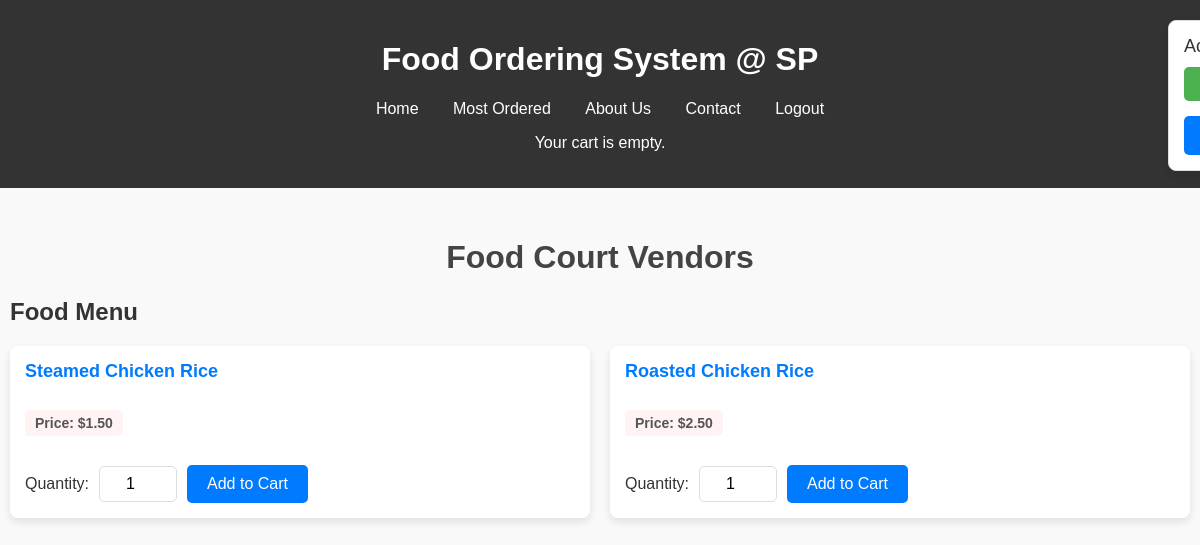
The app's page /FoodCourts/FC.php?vendor_id=1&stall_id=1 (signed in) with its own data.
### tables this page shows
CREATE TABLE `food_items` (
  `food_item_id` int(11) NOT NULL,
  `food_name` varchar(100) NOT NULL,
  `description` text DEFAULT NULL,
  `price` decimal(10,2) NOT NULL,
  `category` varchar(50) DEFAULT NULL,
  `stall_id` int(11) NOT NULL,
  `image_path` varchar(255) DEFAULT NULL
);

### Scripts/common.php (called while the page is built, shortened)
<?php
include_once '../db_connection.php';
function getFoodItems($stallId, $conn) {
    $query = "SELECT * FROM food_items WHERE stall_id = ?";
    $stmt = $conn->prepare($query);
    $stmt->bind_param("i", $stallId);
    $stmt->execute();
    return $stmt->get_result();
}
$stall_id = isset($_GET['stall_id']) ? intval($_GET['stall_id']) : null;
$food_result = $stall_id ? getFoodItems($stall_id, $conn) : null;
?>

### FoodCourts/FC.php (the view, shortened to what this page needs)
<?php include '../Scripts/common.php'; ?>
<!DOCTYPE html>
<html lang="en">
<head>
    <link rel="stylesheet" href="../Scripts/FC1_6_CSS.css">
</head>
<body>
    <header>
        <h1 style="color: white">Food Ordering System @ SP</h1>
        <nav>
        <a href="../Home.php">Home</a>
        <a href="../Most_Order.php">Most Ordered</a>
        <a href="../UserProcess/About.html">About Us</a>
        <a href="../UserProcess/Contact.html">Contact</a>
        <a href="../UserProcess/login.php">Logout</a>
        </nav>
        <?php if (!empty($_SESSION['cart'])): ?>
            <div class="cart-summary">
                <h2>Your Cart</h2>
                <div class="cart-items">
                    <?php foreach ($_SESSION['cart'] as $item_id => $item): ?>
                        <div class="cart-item">
                            <div class="item-details">
                                <span class="item-name"><?= htmlspecialchars($item['name']) ?></span>
                                <span class="item-price">$<?= number_format($item['price'], 2) ?></span>
                            </div>
                            <div class="item-quantity">
                                <span class="quantity-label">Quantity:</span> <?= $item['quantity'] ?>
                            </div>
                            <div class="item-total">
                                <strong>Total: $<?= number_format($item['price'] * $item['quantity'], 2) ?></strong>
                            </div>
                        </div>
                    <?php endforeach; ?>
                </div>
                <div class="cart-total">
                    <p><strong>Total Price:</strong> $<?= number_format(array_sum(array_map(fn($item) => $item['price'] * $item['quantity'], $_SESSION['cart'])), 2) ?></p>
                </div>
                <a href="../Payment/cart.php" class="checkout-btn">Proceed to Checkout</a>
            </div>
        <?php else: ?>
            <p>Your cart is empty.</p>
        <?php endif; ?>
    </header>
    <div class="container">
        <h1>Food Court Vendors</h1>
        <?php if (!$stall_id && $food_court_id): ?>
            <h2>Food Stalls in Food Court #<?= htmlspecialchars($food_court_id) ?></h2>
            <div class="vendor-grid">
                <?php while ($stall = $stall_result->fetch_assoc()):
                    $stall_picture = !empty($stall['stall_picture']) ? $stall['stall_picture'] : 'images/placeholder.jpg';
                ?>
                    <a href="FC.php?vendor_id=<?= $food_court_id ?>&stall_id=<?= $stall['stall_id'] ?>" class="vendor-card">
                        <img src="<?= htmlspecialchars($stall_picture) ?>" alt="<?= htmlspecialchars($stall['stall_name']) ?>">
                        <div class="vendor-details">
                            <h2><?= htmlspecialchars($stall['stall_name']) ?></h2>
                            <p>Click to view food selection.</p>
                        </div>
                    </a>
                <?php endwhile; ?>
            </div>
        <?php elseif ($stall_id): ?>
            <h2>Food Menu</h2>
    <div class="food-items-grid">
        <?php
        while ($food_item = $food_result->fetch_assoc()):?>
            <div class="food-item-card">
                <div class="food-item-details">
                    <h2><?= htmlspecialchars($food_item['food_name']) ?></h2>
                    <p class="price">Price: $<?= number_format($food_item['price'], 2) ?></p>
                    <form action="../Payment/addcart.php" method="POST">
                        <label for="quantity-<?= $food_item['food_item_id'] ?>">Quantity:</label>
                        <input type="number" id="quantity-<?= $food_item['food_item_id'] ?>" name="quantity" value="1" min="1" max="100" required>
                        <button type="submit" class="add-to-cart-btn">Add to Cart</button>
                    </form>
                </div>
            </div>
        <?php endwhile; ?>
    </div>
<?php endif; ?>
    </div>
            <div class="side-section">
        <div class="balance">
            Account Balance: $<span id="balance"><?php echo number_format($accountBalance, 2); ?></span>
        </div>
        <button id="toggle-btn" class="toggle-btn" onclick="toggleBalance()">Hide Balance</button>
        <div class="profile-dropdown">
            <button class="profile-btn">👤 Profile</button>
        </div>
    </div>
</body>
</html>

### Scripts/FC1_6_CSS.css (style rules this page uses)
body { font-family: 'Arial', sans-serif; margin: 0; padding: 0; background-color: #f9f9f9; color: #333; }
header { background-color: #333; color: white; padding: 20px; text-align: center; }
header nav a { color: white; margin: 0 15px; text-decoration: none; }
.container { max-width: 1200px; margin: 20px auto; padding: 10px; }
h1 { text-align: center; color: #444; }
.vendor-grid, .food-items-grid { display: grid; grid-template-columns: repeat(auto-fit, minmax(250px, 1fr)); gap: 20px; margin-top: 20px; }
.vendor-card, .food-item-card { background: #fff; border-radius: 8px; box-shadow: 0 4px 8px rgba(0, 0, 0, 0.1); overflow: hidden; transition: transform 0.3s ease; }
.vendor-card .vendor-details, .food-item-card .food-item-details { padding: 15px; }
.vendor-card h2, .food-item-card h2 { font-size: 18px; margin: 0 0 10px; color: #007bff; }
.vendor-card p, .food-item-card p { font-size: 14px; color: #555; }
.side-section { position: fixed; top: 20px; right: -250px; width: 250px; background-color: white; border: 1px solid #ddd; border-radius: 8px; box-shadow: 0 4px 8px rgba(0, 0, 0, 0.1); padding: 15px; transition: right 0.3s ease-in-out; }
.balance { font-size: 18px; color: #333; margin-bottom: 10px; }
.toggle-btn { background-color: #4CAF50; color: white; border: none; border-radius: 5px; padding: 8px 16px; cursor: pointer; font-size: 16px; width: 100%; }
.profile-dropdown { position: relative; display: inline-block; margin-top: 15px; width: 100%; }
.profile-btn { background-color: #007bff; color: white; border: none; border-radius: 5px; padding: 10px 16px; font-size: 16px; cursor: pointer; width: 100%; text-align: left; }
.food-item-card form { display: flex; align-items: center; gap: 10px; margin-top: 15px; }
.food-item-card input[type="number"] { width: 60px; padding: 8px; font-size: 16px; border-radius: 5px; border: 1px solid #ddd; text-align: center; }
.food-item-card button { padding: 10px 20px; background-color: #007bff; color: white; font-size: 16px; border: none; border-radius: 5px; cursor: pointer; transition: background-color 0.3s; }
.price { font-size: 20px; font-weight: bold; color: #d9534f; background-color: #fff3f3; padding: 5px 10px; border-radius: 5px; display: inline-block; }

### records on screen
food_items: food_name "Steamed Chicken Rice", price "1.50"
food_items: food_name "Roasted Chicken Rice", price "2.50"
